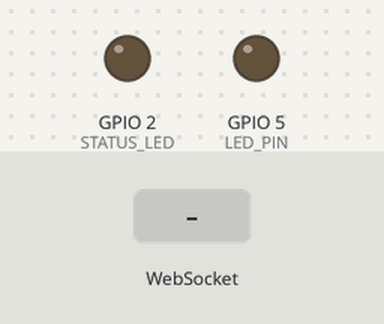
Bench run of a sketch on a simulated ESP32. Shown: output pins drawn as LEDs (lit = HIGH). Dashed ring = blinking. Inputs (shaded band) come from the test bench. WiFi joins after 1.5 s; servers stay silent unless stated; what the sketch prints to the serial monitor is not drawn.

Above: at 1.1 s.
At 3.55 s:
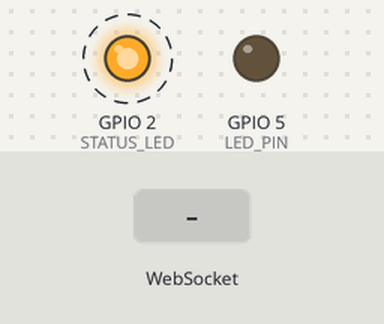
3.8 s: WebSocket text "led" received
At 4.9 s:
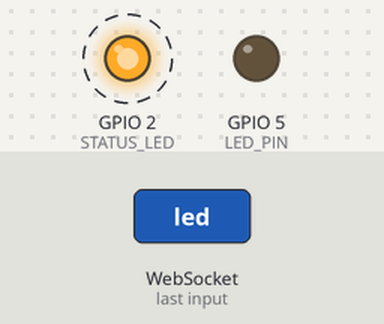
6.8 s: WebSocket text "1" received
Timing chart, 0 to 15.8 s (numbered marks = the images above; inputs shaded):
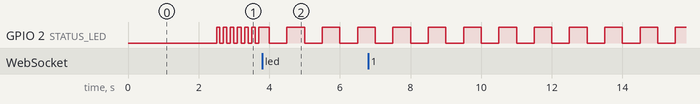

The sketch:

esp32_websocket_led.ino
```cpp
/*
 * WebSocket Controlled LED
 *
 * Simple ESP32 WebSocket server to control LEDs remotely.
 * Receives JSON commands to turn LEDs on/off and adjust brightness.
 *
 * Hardware Requirements:
 * - ESP32 DevKit
 * - LED with resistor (220-1kΩ recommended)
 * - LED connected to GPIO 5 (cathode to GND)
 *
 * Libraries Required:
 * - WiFi (built-in)
 * - WebSocketsServer by Markus Sattler
 * - ArduinoJson by Benoit Blanchon
 *
 * WebSocket Commands (send as JSON):
 * {"type": "led", "state": true}        - Turn LED on
 * {"type": "led", "state": false}       - Turn LED off
 * {"type": "led", "brightness": 128}    - Set brightness (0-255)
 * {"type": "status"}                    - Request current LED status
 */

#include <WiFi.h>
#include <WebSocketsServer.h>
#include <ArduinoJson.h>

// ============================================
// CONFIGURATION
// ============================================

const char* ssid = "YOUR_SSID";
const char* password = "YOUR_PASSWORD";

const int LED_PIN = 5;              // GPIO 5 for LED
const int WS_PORT = 81;             // WebSocket server port
const int STATUS_LED = 2;           // Built-in LED for connection status

// ============================================
// GLOBAL VARIABLES
// ============================================

WebSocketsServer webSocket = WebSocketsServer(WS_PORT);

bool ledState = false;
int ledBrightness = 255;            // 0-255 for PWM
uint8_t connectedClients = 0;

// ============================================
// SETUP
// ============================================

void setup() {
    Serial.begin(115200);
    delay(1000);
    Serial.println("\n\n=== ESP32 WebSocket Controlled LED ===\n");

    // Initialize pins
    pinMode(LED_PIN, OUTPUT);
    pinMode(STATUS_LED, OUTPUT);

    digitalWrite(LED_PIN, LOW);
    digitalWrite(STATUS_LED, LOW);

    // Configure PWM for LED brightness control
    ledcSetup(0, 5000, 8);          // Channel 0, 5kHz frequency, 8-bit resolution
    ledcAttachPin(LED_PIN, 0);
    ledcWrite(0, 0);                 // Start with LED off

    // Connect to WiFi
    connectToWiFi();

    // Start WebSocket server
    webSocket.begin();
    webSocket.onEvent(webSocketEvent);

    Serial.print("WebSocket server started on port ");
    Serial.println(WS_PORT);
    Serial.print("Server IP: ");
    Serial.println(WiFi.localIP());
}

// ============================================
// MAIN LOOP
// ============================================

void loop() {
    webSocket.loop();

    // Blink status LED
    if (connectedClients > 0) {
        digitalWrite(STATUS_LED, (millis() / 500) % 2);  // Slow blink when connected
    } else {
        digitalWrite(STATUS_LED, (millis() / 100) % 2);  // Fast blink when idle
    }
}

// ============================================
// WIFI CONNECTION
// ============================================

void connectToWiFi() {
    Serial.print("Connecting to WiFi: ");
    Serial.println(ssid);

    WiFi.begin(ssid, password);

    int attempts = 0;
    while (WiFi.status() != WL_CONNECTED && attempts < 20) {
        delay(500);
        Serial.print(".");
        attempts++;
    }
    Serial.println();

    if (WiFi.status() == WL_CONNECTED) {
        Serial.println("WiFi connected!");
        Serial.print("IP Address: ");
        Serial.println(WiFi.localIP());
    } else {
        Serial.println("WiFi connection failed!");
    }
}

// ============================================
// WEBSOCKET EVENT HANDLER
// ============================================

void webSocketEvent(uint8_t num, WStype_t type, uint8_t * payload, size_t length) {
    switch(type) {
        case WStype_DISCONNECTED:
            Serial.printf("[WS] Client %u disconnected\n", num);
            connectedClients--;
            break;

        case WStype_CONNECTED: {
            IPAddress ip = webSocket.remoteIP(num);
            Serial.printf("[WS] Client %u connected from %d.%d.%d.%d\n", num, ip[0], ip[1], ip[2], ip[3]);
            connectedClients++;
            sendStatus(num);  // Send current status to new client
            break;
        }

        case WStype_TEXT:
            handleMessage(num, payload, length);
            break;

        case WStype_ERROR:
            Serial.printf("[WS] Error on client %u\n", num);
            break;

        case WStype_PING:
        case WStype_PONG:
            break;
    }
}

// ============================================
// MESSAGE HANDLING
// ============================================

void handleMessage(uint8_t clientNum, uint8_t * payload, size_t length) {
    StaticJsonDocument<256> doc;
    DeserializationError error = deserializeJson(doc, payload, length);

    if (error) {
        Serial.print("JSON parse error: ");
        Serial.println(error.c_str());
        return;
    }

    const char* type = doc["type"];

    if (strcmp(type, "led") == 0) {
        // Handle LED control commands
        if (doc.containsKey("state")) {
            ledState = doc["state"];
            updateLED();
            Serial.printf("LED state: %s\n", ledState ? "ON" : "OFF");
        }

        if (doc.containsKey("brightness")) {
            ledBrightness = doc["brightness"];
            ledBrightness = constrain(ledBrightness, 0, 255);
            updateLED();
            Serial.printf("LED brightness: %d\n", ledBrightness);
        }

        // Broadcast new status to all clients
        broadcastStatus();
    }
    else if (strcmp(type, "status") == 0) {
        // Send current status to requesting client
        sendStatus(clientNum);
    }
    else {
        Serial.printf("Unknown command type: %s\n", type);
    }
}

// ============================================
// LED CONTROL
// ============================================

void updateLED() {
    if (ledState) {
        ledcWrite(0, ledBrightness);  // Set brightness
    } else {
        ledcWrite(0, 0);               // Turn off
    }
}

// ============================================
// STATUS COMMUNICATION
// ============================================

void sendStatus(uint8_t clientNum) {
    StaticJsonDocument<128> doc;
    doc["type"] = "status";
    doc["led"] = ledState;
    doc["brightness"] = ledBrightness;
    doc["clients"] = connectedClients;

    String json;
    serializeJson(doc, json);
    webSocket.sendTXT(clientNum, json);

    Serial.printf("Status sent to client %u\n", clientNum);
}

void broadcastStatus() {
    StaticJsonDocument<128> doc;
    doc["type"] = "status";
    doc["led"] = ledState;
    doc["brightness"] = ledBrightness;
    doc["clients"] = connectedClients;

    String json;
    serializeJson(doc, json);
    webSocket.broadcastTXT(json);

    Serial.println("Status broadcasted to all clients");
}
```

Measured:
- after the input at 3.8 s, GPIO 2 (STATUS_LED): alternates HIGH for 0.50 s and LOW for 0.50 s, starting after 0.20 s
- by itself, GPIO 2 (STATUS_LED): alternates HIGH for 0.10 s and LOW for 0.10 s
